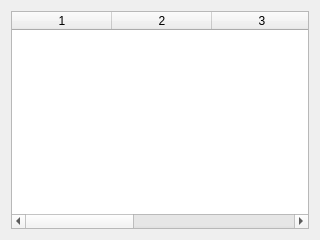
<?xml version="1.0" encoding="UTF-8"?>
<ui version="4.0">
 <class>ProcessDialog</class>
 <widget class="QDialog" name="ProcessDialog">
  <property name="geometry">
   <rect>
    <x>0</x>
    <y>0</y>
    <width>320</width>
    <height>240</height>
   </rect>
  </property>
  <property name="windowTitle">
   <string>Dialog</string>
  </property>
  <layout class="QGridLayout" name="gridLayout">
   <item row="0" column="0">
    <widget class="QTableWidget" name="processtable">
     <property name="contextMenuPolicy">
      <enum>Qt::CustomContextMenu</enum>
     </property>
     <property name="columnCount">
      <number>5</number>
     </property>
     <attribute name="horizontalHeaderVisible">
      <bool>true</bool>
     </attribute>
     <column/>
     <column/>
     <column/>
     <column/>
     <column/>
    </widget>
   </item>
  </layout>
 </widget>
 <resources/>
 <connections/>
</ui>
